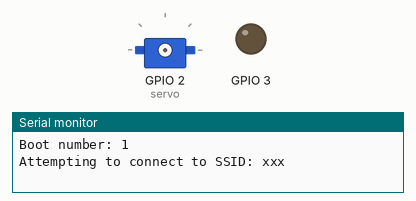
Recording of a sketch running on a simulated Seeed XIAO ESP32-S3. Parts: servo, output pins drawn as LEDs (lit = HIGH), the last lines printed to the serial monitor. WiFi joins after 1.5 s; servers stay silent unless stated; network time is answered at once with the bench clock; the local clock reads 2024-03-15 10:24:30 at power-on unless the sketch sets it. At 34.0 s the program puts the board to deep sleep or switches it off; the recording ends there.

Above: at 0.1 s.
At 2.1 s:
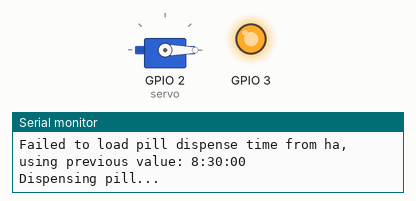
At 3.1 s:
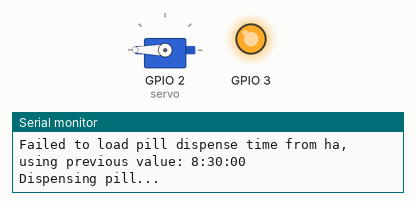
At 4.1 s:
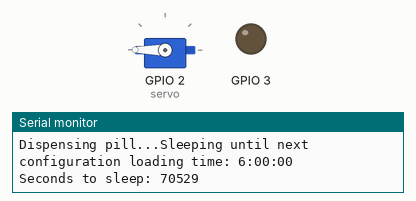
Timing chart, 0 to 5.6 s (numbered marks = the images above):
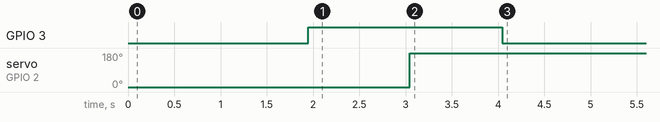

The sketch:

pill_dispenser.ino
```cpp
#include "config.h"
#include "Time.h"
#ifdef ESP32
#include <WiFi.h>
#include <ESP32Servo.h>
#else
#include <ESP8266WiFi.h>
#include <Servo.h>
#endif

#include <Timezone.h>
#include <NTPClient.h>
#include <WiFiUdp.h>
#include <ArduinoJson.h>
#include "HaClient.h"

// factor to convert microseconds to seconds
#define uS_TO_S_FACTOR 1000000ULL

RTC_DATA_ATTR int bootCount = 0;
RTC_DATA_ATTR bool dispenseOnWakeUp = true;

// these will be loaded from ha
RTC_DATA_ATTR Time pillDispenseTime(8, 30, 0);
RTC_DATA_ATTR bool pillDispenseEnabled = true;

const long HOUR_IN_SECONDS = 60 * 60;
const long DAY_IN_SECONDS = 24 * 60 * 60;

// the time to wake up to load configuration from server
const Time loadConfigurationTime(6, 0, 0);

Servo servo;
HaClient haClient(haHost, haPort, haToken);


boolean connectToWifi(){
  WiFi.mode(WIFI_STA);
  WiFi.begin(ssid, password);
  int retries = 0;
  while (WiFi.status() != WL_CONNECTED) {
    Serial.print("Attempting to connect to SSID: ");
    Serial.println(ssid);
    delay(500);
    retries += 1;
    if(retries > 60) return false;
  }
  Serial.println("connected");
  return true;
}

Time getLocalTime(){
  WiFiUDP ntpUDP;
  NTPClient timeClient(ntpUDP);
  timeClient.begin();
  timeClient.update();
  unsigned long epochTime = timeClient.getEpochTime();
  timeClient.end();
  TimeChangeRule ruleSummer = {"BERSO", Last, Sun, Mar, 2, 120};  //UTC + 2
  TimeChangeRule ruleWinter = {"BERWI", Last, Sun, Oct, 3, 60};  //UTC + 1
  Timezone berlin(ruleSummer, ruleWinter);

  return Time::fromTimeT(timeClient.getEpochTime(), berlin);
}


void sleepForSeconds(unsigned long long seconds){
  Serial.print("Seconds to sleep: ");
  Serial.println(seconds);

  if(bootCount == 1){
    // Give a chance to flash a new program before going into deep sleep
    delay(30000);
    seconds -= 30;
  }

  // see https://wiki.seeedstudio.com/XIAO_ESP32S3_Consumption/
  esp_sleep_enable_timer_wakeup(seconds * uS_TO_S_FACTOR);
  Serial.println("Going to sleep now");
  Serial.flush();
  esp_deep_sleep_start();
}

void loadConfigFromHa(){
  BooleanResult pillDispenseIsEnabledResult = haClient.getBooleanInput("input_boolean.pill_dispense_enabled");
  if(pillDispenseIsEnabledResult.success){
    pillDispenseEnabled = pillDispenseIsEnabledResult.result;
    Serial.print("Loaded enabled state from ha: ");
    Serial.println(pillDispenseEnabled);
  } else {
    Serial.print("Failed to load enabled state from ha, using previous value: ");
    Serial.println(pillDispenseEnabled);
  }

  TimeResult configuredPillDispenseTime = haClient.getTimeInput("input_datetime.pill_dispense_time");
  if(configuredPillDispenseTime.success){
    pillDispenseTime = configuredPillDispenseTime.result;
    Serial.print("Loaded pill dispense time from ha: ");
    pillDispenseTime.print();
  } else {
    Serial.print("Failed to load pill dispense time from ha, using previous value: ");
    pillDispenseTime.print();
  }
}

void dispensePill() {
  pinMode(D2, OUTPUT);
  Serial.print("Dispensing pill...");
  // turn on Servo via Mosfet
  digitalWrite(D2, HIGH);
  // wait for servo power
  delay(100);
  servo.attach(D1, 500, 2400);
  servo.write(0);
  delay(1000);
  servo.write(180);
  delay(1000);
  servo.detach();
  // turn off Servo via Mosfet
  digitalWrite(D2, LOW);
}

void setup() {
    Serial.begin(115200);
    ++bootCount;
    Serial.println("Boot number: " + String(bootCount));

    if(!connectToWifi()){
      dispenseOnWakeUp = false;
      Serial.println("Failed to connect to wifi, retrying in 1h...");
      sleepForSeconds(HOUR_IN_SECONDS);
      return;
    }

    Time now = getLocalTime();
    Serial.print("Time now: ");
    now.print();

    loadConfigFromHa();

    WiFi.mode(WIFI_OFF);

    if(dispenseOnWakeUp && pillDispenseEnabled){
      dispensePill();
    }

    unsigned long long secondsToSleep;
    unsigned long long secondsToSleepUntilPillDispenseTime = now.secondsUntilNext(pillDispenseTime);
    unsigned long long secondsToSleepUntilLoadConfigurationTime = now.secondsUntilNext(loadConfigurationTime);

    // if we already dispensed a pill now we don't want to dispense another one within the next 6h
    // this can happen when waking up too early because the RTC in inaccurat
    // or when the device was switched on < 15min before the configured time
    // or when today a pill was dispensed at an earlier time than tomorrow
    if (secondsToSleepUntilPillDispenseTime < 6 * HOUR_IN_SECONDS && dispenseOnWakeUp) {
      secondsToSleepUntilPillDispenseTime += DAY_IN_SECONDS;
    }

    if(secondsToSleepUntilLoadConfigurationTime < secondsToSleepUntilPillDispenseTime){
      dispenseOnWakeUp = false;
      secondsToSleep = secondsToSleepUntilLoadConfigurationTime;
      Serial.print("Sleeping until next configuration loading time: ");
      loadConfigurationTime.print();
    } else {
      dispenseOnWakeUp = true;
      secondsToSleep = secondsToSleepUntilPillDispenseTime;
      Serial.print("Sleeping until next pill dispense time: ");
      pillDispenseTime.print();
    }

    sleepForSeconds(secondsToSleep);
}

void loop()
{
    // Nothing...
}
```

HaClient.cpp
```cpp
#include "HaClient.h"
#include <WiFiClientSecure.h>
#ifdef ESP32
#include <HTTPClient.h>
#else
#include <ESP8266HTTPClient.h>
#endif

HaClient::HaClient(String host, int port, String token) {
    _host = host;
    _port = port;
    _token = token;
}


TimeResult HaClient::getTimeInput(String entityId){
  JsonDocument response;
  bool success = getEntityState(entityId, response);
  if(!success) return { false };

  if(!response["attributes"]["hour"].is<int>() || !response["attributes"]["minute"].is<int>() || !response["attributes"]["second"].is<int>()){
    Serial.print("Received invalid time json: ");
    serializeJson(response, Serial);
    return { false };
  }

  int hour = response["attributes"]["hour"];
  int minute = response["attributes"]["minute"];
  int second = response["attributes"]["second"];
  Time time(hour, minute, second);

  return { true, time };
}


BooleanResult HaClient::getBooleanInput(String entityId){
  JsonDocument response;
  bool success = getEntityState(entityId, response);
  if(!success) return { false };

  if(!response["state"].is<const char*>()){
    Serial.print("Received invalid boolean json: ");
    serializeJson(response, Serial);
    return { false };
  }

  String state = response["state"];

  return { true, state == "on" };
}

bool HaClient::getEntityState(String entityId, JsonDocument& responseJson){
  WiFiClientSecure *client = new WiFiClientSecure;
  if(client) {
    client->setInsecure();
    HTTPClient https;

    Serial.print("[HTTPS] begin...\n");
    if (https.begin(*client, _host, _port, "/api/states/" + entityId)) {
      https.addHeader("Authorization", "Bearer " + _token);
      Serial.print("[HTTPS] GET...\n");
      int httpCode = https.GET();
      // httpCode will be negative on error
      if (httpCode > 0) {
        // HTTP header has been send and Server response header has been handled
       Serial.printf("[HTTPS] GET... code: %d\n", httpCode);
        // file found at server
        if (httpCode == HTTP_CODE_OK) {
          // print server response payload
          String payload = https.getString();
          deserializeJson(responseJson, payload);
          return true;
        }
      }
      else {
        Serial.printf("[HTTPS] GET... failed, error: %s\n", https.errorToString(httpCode).c_str());
        https.end();
      }
    }
  }
  else {
    Serial.printf("[HTTPS] Unable to connect\n");
  }

  return false;
}
```

HaClient.h
```cpp
#ifndef HA_CLIENT_H
#define HA_CLIENT_H
#include <ArduinoJson.h>
#include "Time.h"

struct BooleanResult
{
    bool success;
    bool result;
};

struct TimeResult
{
    bool success;
    Time result;
};

/**
Client for the HA Rest API, see https://developers.home-assistant.io/docs/api/rest/
*/
class HaClient {
private:
    String _host;
    int _port;
    String _token;

    bool getEntityState(String entityId, JsonDocument& responseJson);

public:
    HaClient(String host, int port, String token);

    TimeResult getTimeInput(String entityId);
    BooleanResult getBooleanInput(String entityId);

};

#endif
```

Time.cpp
```cpp
#include "Time.h"

Time::Time(uint8_t h, uint8_t m, uint8_t s, time_t epoch) {
    setHour(h);
    setMinute(m);
    setSecond(s);
    setEpochSeconds(epoch);
}

Time Time::fromTimeT(time_t utcTime, Timezone& tz) {
    time_t localTime = tz.toLocal(utcTime); // Convert UTC to local time
    tmElements_t tm;
    breakTime(localTime, tm); // Break down local time into components
    return Time(tm.Hour, tm.Minute, tm.Second, localTime);
}

// Getter implementations
uint8_t Time::getHour() const {
    return hour;
}

uint8_t Time::getMinute() const {
    return minute;
}

uint8_t Time::getSecond() const {
    return second;
}


time_t Time::getEpochSeconds() const {
    return epochSeconds;
}

// Setter implementations with validation
void Time::setHour(uint8_t h) {
    hour = (h <= 23) ? h : 0; // Default to 0 if invalid
}

void Time::setMinute(uint8_t m) {
    minute = (m <= 59) ? m : 0; // Default to 0 if invalid
}

void Time::setSecond(uint8_t s) {
    second = (s <= 59) ? s : 0; // Default to 0 if invalid
}


void Time::setEpochSeconds(time_t epoch) {
    epochSeconds = (epoch >= 0) ? epoch : 0; // Ensure non-negative epoch
}

bool Time::isAfter(const Time& other) const {
    return epochSeconds > other.epochSeconds;
}

bool Time::isAfterIgnoringDate(const Time& other) const {
    if (hour > other.hour) return true;
    if (hour < other.hour) return false;

    if (minute > other.minute) return true;
    if (minute < other.minute) return false;

    return second > other.second;
}

// Calculate absolute difference in seconds between this and another time
long Time::diffInSeconds(const Time& other) const {
    return abs((long)epochSeconds - (long)other.epochSeconds);
}

// Print time to Serial in HH:MM:SS format
void Time::print() const {
    Serial.print(hour);
    Serial.print(":");
    if (minute < 10) Serial.print("0");
    Serial.print(minute);
    Serial.print(":");
    if (second < 10) Serial.print("0");
    Serial.print(second);
    Serial.println();
}

// Calculate seconds until the next occurrence of the target time (either same day or next day)
long Time::secondsUntilNext(const Time& target) const {
    // Create a tmElements_t for the current time in UTC
    tmElements_t currentTm;
    breakTime(epochSeconds, currentTm); // Break down UTC epoch into components

    // Create a tmElements_t for the target time on the same date
    tmElements_t targetTm = currentTm;
    targetTm.Hour = target.hour;
    targetTm.Minute = target.minute;
    targetTm.Second = target.second;

    // Convert target time to UTC epoch seconds
    time_t targetEpoch = makeTime(targetTm);

    // If target time is today and has passed (or is equal), add 1 day (86400 seconds)
    if (isAfterIgnoringDate(target) || (hour == target.hour && minute == target.minute && second == target.second)) {
        targetEpoch += 86400; // Move to tomorrow
    }

    // Calculate seconds until the target time
    return (long)(targetEpoch - epochSeconds);
}
```

Time.h
```cpp
#ifndef TIME_H
#define TIME_H
#include <Timezone.h>

class Time {
private:
    uint8_t hour;   // 0-23, 1 byte
    uint8_t minute; // 0-59, 1 byte
    uint8_t second; // 0-59, 1 byte
    time_t epochSeconds;

public:
    // Constructor
    Time(uint8_t h = 0, uint8_t m = 0, uint8_t s = 0, time_t epoch = 0);
    static Time fromTimeT(time_t utcTime, Timezone& tz);

    // Getters
    uint8_t getHour() const;
    uint8_t getMinute() const;
    uint8_t getSecond() const;
    time_t getEpochSeconds() const;

    // Setters
    void setHour(uint8_t h);
    void setMinute(uint8_t m);
    void setSecond(uint8_t s);
    void setEpochSeconds(time_t epoch);

    // Method to check if this time is after another time
    bool isAfter(const Time& other) const;
    // Method to check if this time is after another time (ignoring date)
    bool isAfterIgnoringDate(const Time& other) const;
    void print() const;
    long diffInSeconds(const Time& other) const;

    // Method to calculate seconds until the next occurrence of the given time
    long secondsUntilNext(const Time& target) const;
};

#endif
```

config.example.h
```cpp
#ifndef config_h
#define config_h

const char ssid[] = "xxx";
const char *password = "xxx";
const String haToken = "xxx";
const String haHost = "xxx";
const int haPort = 8123;

#endif
```

Measured:
- by itself, GPIO 3: LOW → HIGH at 1.9 s, → LOW 2.1 s later
- by itself, servo on GPIO 2 (servo): 0° → 180° at 3.0 s
